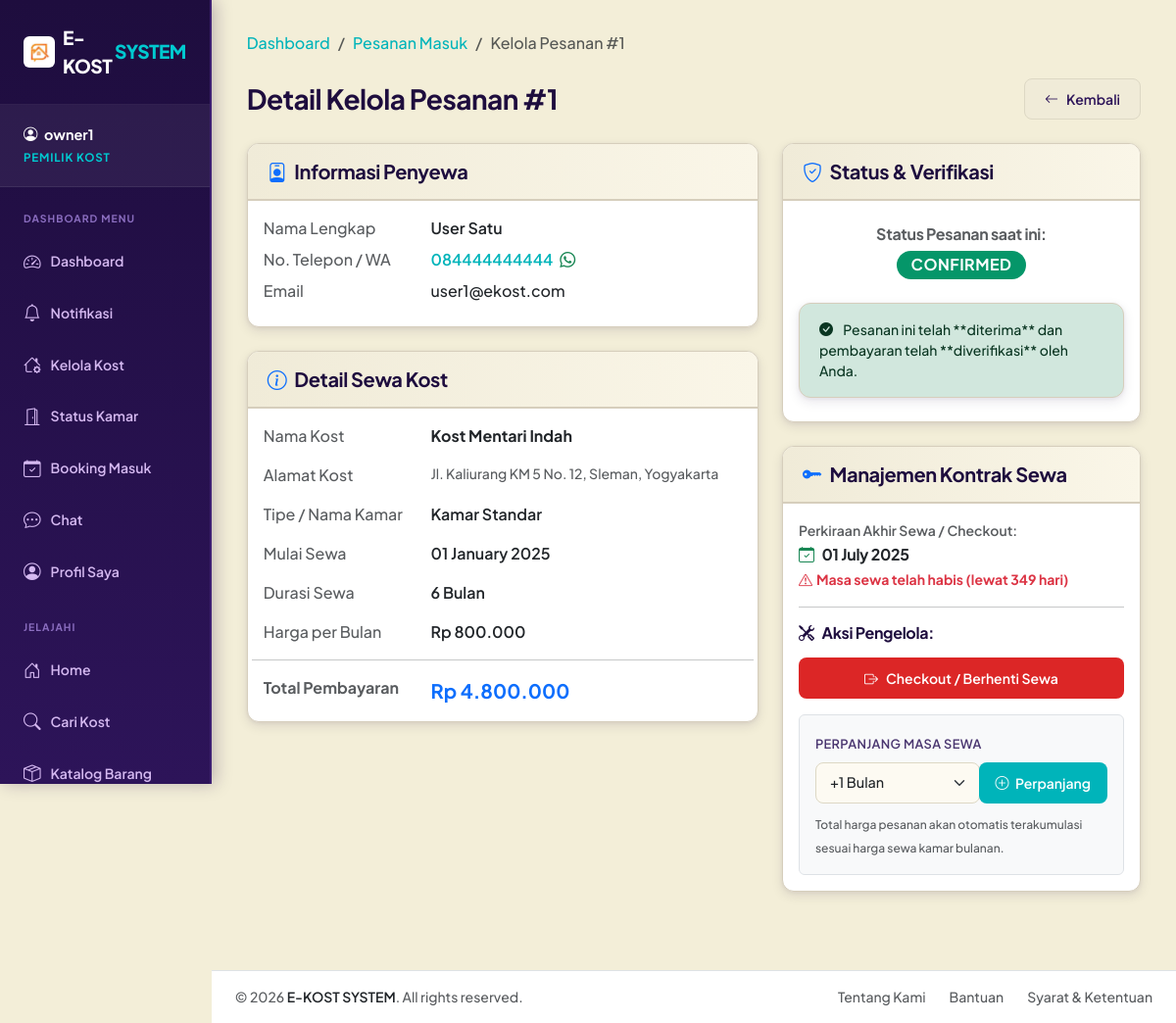
Screenshot of /modules/owner/booking_manage.php?id=1 (signed in) with the database file from the repository.
### tables this page shows
CREATE TABLE booking (
    id INT AUTO_INCREMENT PRIMARY KEY,
    user_id INT NOT NULL,
    kamar_id INT NOT NULL,
    start_date DATE NOT NULL,
    duration_months INT NOT NULL,
    total_price DECIMAL(12, 2) NOT NULL,
    status ENUM('pending', 'confirmed', 'cancelled', 'completed') DEFAULT 'pending',
    created_at TIMESTAMP DEFAULT CURRENT_TIMESTAMP,
    FOREIGN KEY (user_id) REFERENCES users(id) ON DELETE CASCADE,
    FOREIGN KEY (kamar_id) REFERENCES kamar(id) ON DELETE CASCADE
);

CREATE TABLE users (
    id INT AUTO_INCREMENT PRIMARY KEY,
    username VARCHAR(50) NOT NULL UNIQUE,
    password VARCHAR(255) NOT NULL,
    email VARCHAR(100) NOT NULL UNIQUE,
    role ENUM('admin', 'owner', 'user') NOT NULL,
    full_name VARCHAR(100),
    phone VARCHAR(20),
    avatar VARCHAR(255),
    status ENUM('pending', 'verified', 'rejected') NOT NULL DEFAULT 'pending',
    created_at TIMESTAMP DEFAULT CURRENT_TIMESTAMP
);

CREATE TABLE kost (
    id INT AUTO_INCREMENT PRIMARY KEY,
    owner_id INT NOT NULL,
    name VARCHAR(100) NOT NULL,
    type ENUM('Putra', 'Putri', 'Campur') NOT NULL,
    description TEXT,
    address TEXT NOT NULL,
    city VARCHAR(50) NOT NULL,
    latitude DECIMAL(10, 8),
    longitude DECIMAL(11, 8),
    rules TEXT,
    facilities TEXT,
    price_start DECIMAL(12, 2) DEFAULT 0,
    created_at TIMESTAMP DEFAULT CURRENT_TIMESTAMP,
    FOREIGN KEY (owner_id) REFERENCES users(id) ON DELETE CASCADE
);

CREATE TABLE kamar (
    id INT AUTO_INCREMENT PRIMARY KEY,
    kost_id INT NOT NULL,
    room_name VARCHAR(50) NOT NULL,
    size VARCHAR(20),
    price_per_month DECIMAL(12, 2) NOT NULL,
    available_rooms INT DEFAULT 1,
    facilities TEXT,
    status ENUM('available', 'full') DEFAULT 'available',
    created_at TIMESTAMP DEFAULT CURRENT_TIMESTAMP,
    FOREIGN KEY (kost_id) REFERENCES kost(id) ON DELETE CASCADE
);

### modules/owner/booking_manage.php (the view, shortened to what this page needs)
<?php
require_once '../../config/database.php';
$owner_id = $_SESSION['user_id'];
$id = $_GET['id'] ?? 0;
$stmt = $pdo->prepare("
    SELECT b.*, k.name as kost_name, k.address as kost_address, k.city as kost_city,
           km.room_name, km.price_per_month,
           u.full_name as tenant_name, u.email as tenant_email, u.phone as tenant_phone,
           p.id as payment_id, p.payment_proof, p.status as payment_status, p.amount as payment_amount, p.payment_date
    FROM booking b
    JOIN kamar km ON b.kamar_id = km.id
    JOIN kost k ON km.kost_id = k.id
    JOIN users u ON b.user_id = u.id
    LEFT JOIN pembayaran p ON b.id = p.booking_id
    WHERE b.id = ? AND k.owner_id = ?
");
$stmt->execute([$id, $owner_id]);
$booking = $stmt->fetch();
include '../../layouts/header.php';
?>
<div class="container py-2">
    <nav aria-label="breadcrumb" class="mb-4">
        <ol class="breadcrumb">
            <li class="breadcrumb-item"><a href="dashboard.php">Dashboard</a></li>
            <li class="breadcrumb-item"><a href="bookings.php">Pesanan Masuk</a></li>
            <li class="breadcrumb-item active" aria-current="page">Kelola Pesanan #<?php echo $id; ?></li>
        </ol>
    </nav>
    <div class="d-flex justify-content-between align-items-center mb-4">
        <h3 class="fw-bold mb-0">Detail Kelola Pesanan #<?php echo $id; ?></h3>
        <a href="bookings.php" class="btn btn-secondary"><i class="bi bi-arrow-left me-2"></i>Kembali</a>
    </div>
    <div class="row">
        <div class="col-md-7 mb-4">
            <div class="card shadow-sm border-0 mb-4">
                <div class="card-header bg-white py-3">
                    <h5 class="mb-0 fw-bold"><i class="bi bi-person-badge me-2 text-primary"></i>Informasi Penyewa</h5>
                </div>
                <div class="card-body">
                    <div class="row">
                        <div class="col-sm-4 text-muted mb-2">Nama Lengkap</div>
                        <div class="col-sm-8 fw-semibold mb-2"><?php echo htmlspecialchars($booking['tenant_name']); ?></div>
                        <div class="col-sm-4 text-muted mb-2">No. Telepon / WA</div>
                        <div class="col-sm-8 mb-2">
                            <a href="https://wa.me/<?php echo preg_replace('/[^0-9]/', '', $booking['tenant_phone']); ?>" target="_blank" class="fw-semibold">
                                <?php echo htmlspecialchars($booking['tenant_phone']); ?> <i class="bi bi-whatsapp ms-1 text-success"></i>
                            </a>
                        </div>
                        <div class="col-sm-4 text-muted mb-2">Email</div>
                        <div class="col-sm-8 mb-2"><?php echo htmlspecialchars($booking['tenant_email']); ?></div>
                    </div>
                </div>
            </div>
            <div class="card shadow-sm border-0">
                <div class="card-header bg-white py-3">
                    <h5 class="mb-0 fw-bold"><i class="bi bi-info-circle me-2 text-primary"></i>Detail Sewa Kost</h5>
                </div>
                <div class="card-body">
                    <div class="row">
                        <div class="col-sm-4 text-muted mb-3">Nama Kost</div>
                        <div class="col-sm-8 fw-bold mb-3"><?php echo htmlspecialchars($booking['kost_name']); ?></div>
                        <div class="col-sm-4 text-muted mb-3">Alamat Kost</div>
                        <div class="col-sm-8 mb-3 text-muted small"><?php echo htmlspecialchars($booking['kost_address']); ?>, <?php echo htmlspecialchars($booking['kost_city']); ?></div>
                        <div class="col-sm-4 text-muted mb-3">Tipe / Nama Kamar</div>
                        <div class="col-sm-8 fw-semibold mb-3"><?php echo htmlspecialchars($booking['room_name']); ?></div>
                        <div class="col-sm-4 text-muted mb-3">Mulai Sewa</div>
                        <div class="col-sm-8 fw-semibold mb-3"><?php echo date('d F Y', strtotime($booking['start_date'])); ?></div>
                        <div class="col-sm-4 text-muted mb-3">Durasi Sewa</div>
                        <div class="col-sm-8 fw-semibold mb-3"><?php echo htmlspecialchars($booking['duration_months']); ?> Bulan</div>
                        <div class="col-sm-4 text-muted mb-3">Harga per Bulan</div>
                        <div class="col-sm-8 fw-semibold mb-3">Rp <?php echo number_format($booking['price_per_month'], 0, ',', '.'); ?></div>
                        <hr>
                        <div class="col-sm-4 text-muted fw-bold">Total Pembayaran</div>
                        <div class="col-sm-8 fs-5 fw-bold text-primary">Rp <?php echo number_format($booking['total_price'], 0, ',', '.'); ?></div>
                    </div>
                </div>
            </div>
        </div>
        <div class="col-md-5 mb-4">
            <div class="card shadow-sm border-0 mb-4">
                <div class="card-header bg-white py-3">
                    <h5 class="mb-0 fw-bold"><i class="bi bi-shield-check me-2 text-primary"></i>Status & Verifikasi</h5>
                </div>
                <div class="card-body text-center py-4">
                    <h6 class="text-muted mb-2">Status Pesanan saat ini:</h6>
                    <div class="mb-4">
                        <span class="badge fs-6 bg-<?php
                            echo $booking['status'] == 'pending' ? 'warning' :
                                ($booking['status'] == 'confirmed' ? 'success' :
                                ($booking['status'] == 'cancelled' ? 'danger' : 'secondary'));
                        ?>">
                            <?php echo strtoupper($booking['status']); ?>
                        </span>
                    </div>
                    <?php if ($booking['status'] == 'pending'): ?>
                        <?php if ($booking['payment_proof']): ?>
                            <div class="alert alert-warning text-start mb-4">
                                <i class="bi bi-exclamation-triangle-fill me-2"></i> Penyewa sudah mengunggah bukti pembayaran. Silakan periksa bukti transfer di bawah dengan teliti sebelum menerima pesanan.
                            </div>
                            <form method="POST" class="d-flex justify-content-center gap-2">
                                <button type="submit" name="action" value="confirm" class="btn btn-success" onclick="return confirm('Apakah Anda yakin dana pembayaran sudah masuk dan menyetujui pesanan ini?')">
                                    <i class="bi bi-check-circle me-1"></i> Terima Pesanan
                                </button>
                                <button type="submit" name="action" value="cancel" class="btn btn-danger" onclick="return confirm('Apakah Anda yakin ingin menolak bukti pembayaran dan membatalkan/menolak pesanan ini?')">
                                    <i class="bi bi-x-circle me-1"></i> Tolak Pesanan
                                </button>
                            </form>
                        <?php else: ?>
                            <div class="alert alert-secondary text-start mb-0">
                                <i class="bi bi-info-circle-fill me-2"></i> Belum ada bukti pembayaran yang diunggah oleh penyewa untuk pesanan ini.
                            </div>
                        <?php endif; ?>
                    <?php elseif ($booking['status'] == 'confirmed'): ?>
                        <div class="alert alert-success text-start mb-0">
                            <i class="bi bi-check-circle-fill me-2"></i> Pesanan ini telah **diterima** dan pembayaran telah **diverifikasi** oleh Anda.
                        </div>
                    <?php elseif ($booking['status'] == 'cancelled'): ?>
                        <div class="alert alert-danger text-start mb-0">
                            <i class="bi bi-x-circle-fill me-2"></i> Pesanan ini telah **ditolak** atau **dibatalkan**.
                        </div>
                    <?php endif; ?>
                </div>
            </div>
            <?php if ($booking['status'] == 'confirmed'): ?>
                <div class="card shadow-sm border-0 mb-4 border-start border-4 border-primary">
                    <div class="card-header bg-white py-3">
                        <h5 class="mb-0 fw-bold"><i class="bi bi-key-fill me-2 text-primary"></i>Manajemen Kontrak Sewa</h5>
                    </div>
                    <div class="card-body">
                        <?php
                        $start_date = $booking['start_date'];
                        $duration = (int)$booking['duration_months'];
                        $checkout_time = strtotime("+$duration months", strtotime($start_date));
                        $checkout_date_formatted = date('d F Y', $checkout_time);
                        $days_remaining = ceil(($checkout_time - time()) / (60 * 60 * 24));
                        ?>
                        <div class="mb-3">
                            <p class="text-muted mb-1 small fw-semibold">Perkiraan Akhir Sewa / Checkout:</p>
                            <h6 class="fw-bold text-dark mb-1"><i class="bi bi-calendar-check text-success me-2"></i><?php echo $checkout_date_formatted; ?></h6>
                            <?php if ($days_remaining > 0): ?>
                                <small class="text-success fw-bold"><i class="bi bi-clock me-1"></i>Sisa <?php echo $days_remaining; ?> hari masa sewa</small>
                            <?php else: ?>
                                <small class="text-danger fw-bold"><i class="bi bi-exclamation-triangle me-1"></i>Masa sewa telah habis (lewat <?php echo abs($days_remaining); ?> hari)</small>
                            <?php endif; ?>
                        </div>
                        <hr>
                        <h6 class="fw-bold mb-3"><i class="bi bi-tools me-2"></i>Aksi Pengelola:</h6>
                        <form method="POST" class="mb-3">
                            <button type="submit" class="btn btn-danger w-100 btn-sm" onclick="return confirm('Apakah Anda yakin ingin menyelesaikan sewa ini? Status pesanan akan diset Selesai (Completed) dan kamar akan dikosongkan/tersedia kembali.')">
                                <i class="bi bi-box-arrow-right me-2"></i>Checkout / Berhenti Sewa
                            </button>
                        </form>
                        <form method="POST" class="bg-light p-3 rounded border border-1">
                            <label class="form-label mb-2 fw-semibold small">Perpanjang Masa Sewa</label>
                            <div class="input-group mb-2">
                                <select name="extra_months" class="form-select form-select-sm" required>
                                    <option value="1">+1 Bulan</option>
                                </select>
                                <button type="submit" class="btn btn-sm btn-primary px-3">
                                    <i class="bi bi-plus-circle me-1"></i> Perpanjang
                                </button>
                            </div>
                            <small class="text-muted" style="font-size: 0.75rem;">Total harga pesanan akan otomatis terakumulasi sesuai harga sewa kamar bulanan.</small>
                        </form>
                    </div>
                </div>
            <?php endif; ?>
        </div>
    </div>
</div>
<?php include '../../layouts/footer.php'; ?>

### assets/css/style.css (style rules this page uses)
:root { --primary: #00B4BA; --primary-hover: #008F95; --secondary: #E84545; --accent: #E84545; --success: #059669; --danger: #DC2626; --warning: #D97706; --dark: #1E0D3E; --dark-soft: #2D1459; --bg-page: #F3EED8; --bg-card: #ffffff; --text-main: #1E0D3E; --text-muted: #5C4D78; --border-color: #D6CEBC; --border-radius: 12px; --btn-radius: 8px; --box-shadow: 0 4px 12px rgba(30, 13, 62, 0.10), 0 1px 4px rgba(30, 13, 62, 0.06); --box-shadow-hover: 0 14px 28px rgba(30, 13, 62, 0.16), 0 6px 10px rgba(30, 13, 62, 0.10); --bg-card-pesanan: #00B4BA; --bg-card-favorit: #E84545; }
*, *::before, *::after { box-sizing: border-box; }
body { font-family: 'Plus Jakarta Sans', sans-serif; font-weight: 500; color: var(--text-main); background-color: var(--bg-page); min-height: 100vh; }
h1, h2, h3, h4, h5, h6 { font-family: 'Plus Jakarta Sans', sans-serif; font-weight: 700; color: var(--text-main); letter-spacing: -0.02em; }
p { color: var(--text-muted); line-height: 1.6; }
a { color: var(--primary); text-decoration: none; transition: color 0.15s ease; }
.card { background-color: var(--bg-card); border: 1px solid var(--border-color) !important; border-radius: var(--border-radius) !important; box-shadow: var(--box-shadow) !important; transition: transform 0.22s ease, box-shadow 0.22s ease; overflow: hidden; }
.card-header { background: linear-gradient(to right, #F0EBD8, #FAF6E8) !important; border-bottom: 2px solid var(--border-color) !important; padding: 1rem 1.25rem !important; font-weight: 700; color: var(--dark) !important; }
.btn { border: 1px solid transparent !important; border-radius: var(--btn-radius) !important; font-weight: 600; font-size: 0.875rem; padding: 0.6rem 1.25rem; box-shadow: none !important; transition: all 0.2s ease; }
.btn-primary { background-color: var(--primary) !important; color: #ffffff !important; }
.btn-secondary { background-color: #F0EBD8 !important; color: #2D1459 !important; border-color: #DDD8C4 !important; }
.btn-danger { background-color: var(--danger) !important; color: #ffffff !important; }
.form-control, .form-select { border: 1px solid #DDD8C4 !important; border-radius: var(--btn-radius) !important; font-size: 0.9rem; padding: 0.6rem 0.875rem; transition: all 0.15s ease; font-weight: 500; background-color: #FDFAF2 !important; }
.form-label { font-weight: 600; font-size: 0.8rem; color: #4A3670; margin-bottom: 0.4rem; text-transform: uppercase; letter-spacing: 0.03em; }
.badge { border-radius: 9999px !important; padding: 0.38em 0.9em; font-weight: 700; font-size: 0.75rem; letter-spacing: 0.03em; border: none !important; }
.bg-success { background-color: var(--success) !important; color: #fff !important; }
.alert { border: 1px solid var(--border-color) !important; border-radius: var(--border-radius) !important; font-size: 0.875rem; padding: 1rem 1.25rem; box-shadow: var(--box-shadow); }

### rows the page displays
booking: user.full_name "User Satu", user.phone "084444444444", user.email "user1@ekost.com", kost.name "Kost Mentari Indah", kost.address "Jl. Kaliurang KM 5 No. 12, Sleman", kost.city "Yogyakarta", kamar.room_name "Kamar Standar", start_date "01 January 2025", duration_months "6", kamar.price_per_month "800.000", total_price "4.800.000", status "CONFIRMED", checkout_date_formatted "01 July 2025", abs($days_remaining) "349"

### other values shown
$_SESSION['username'] "owner1"
$item['label'] "Dashboard"
$item['label'] "Notifikasi"
$item['label'] "Kelola Kost"
$item['label'] "Status Kamar"
$item['label'] "Booking Masuk"
$item['label'] "Chat"
$item['label'] "Profil Saya"
$id "1"
